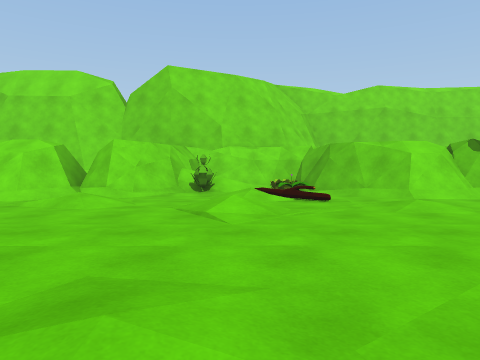
View 1 (above)

18 first-person views from a walk through a 3-D level made in the Unity game engine. The camera is 1.2 m above the floor, tilts 2° down and sees 70° across. The floor is counted in squares, 2 m on a side. Each view is taken from the middle of a square. On the plan, view 1 faces up. The plan holds only what a view shows up to about 10 squares ahead; the rest is blank. The place goes on beyond the plan.

View 2
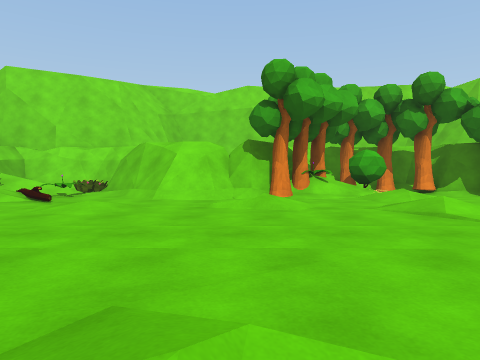

View 3
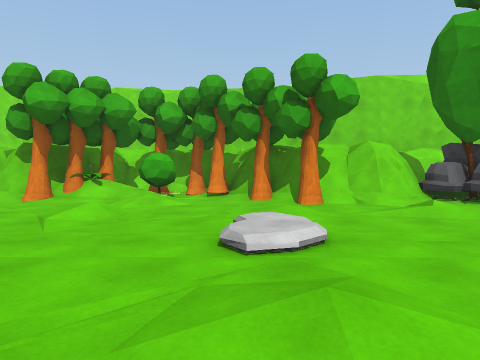

View 4
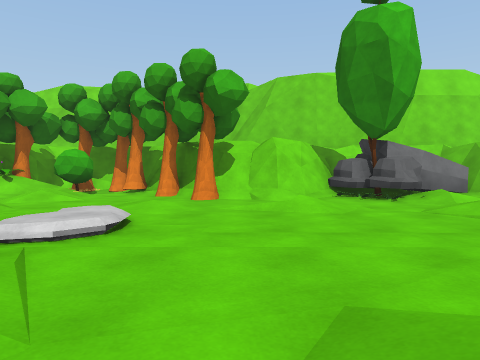

View 5
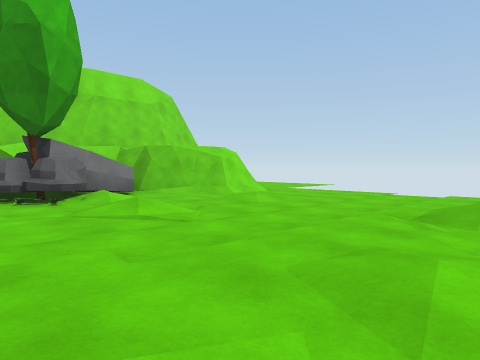

View 6
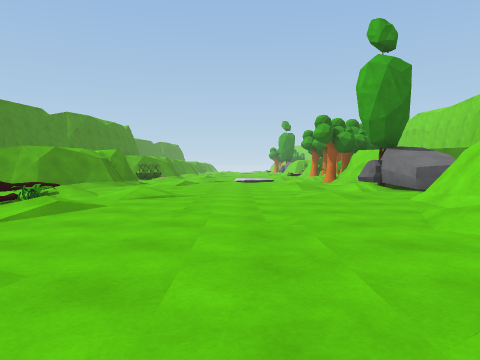

View 7
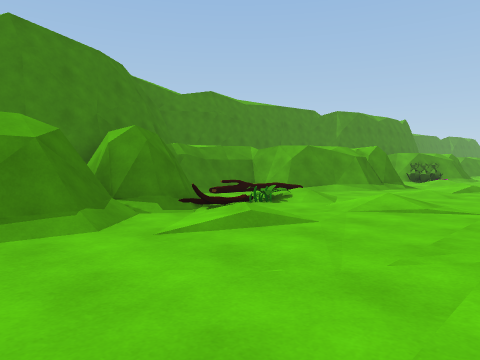

View 8
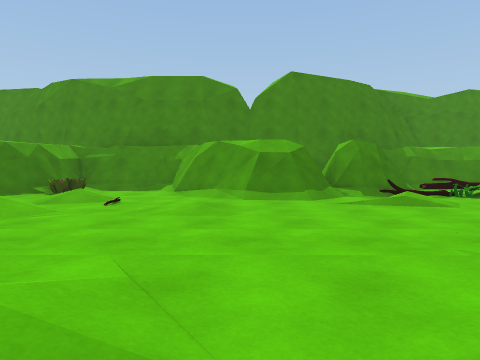

View 9
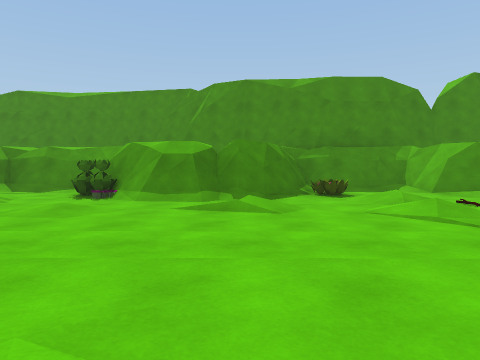

View 10
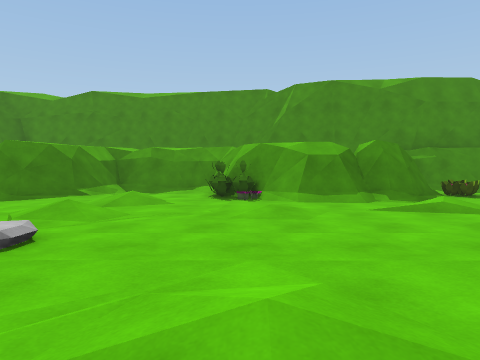

View 11
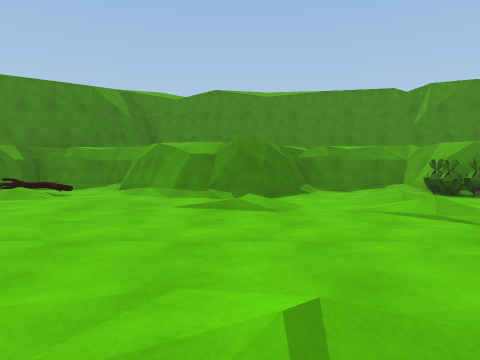

View 12
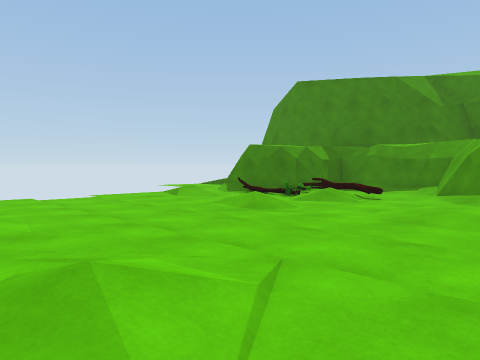

View 13
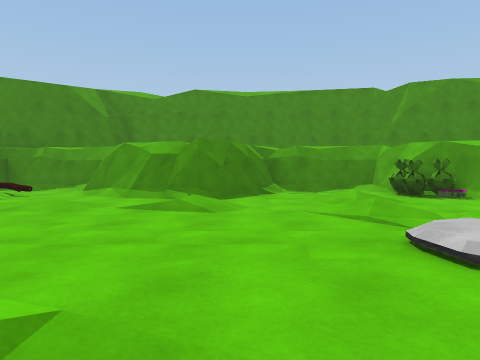

View 14
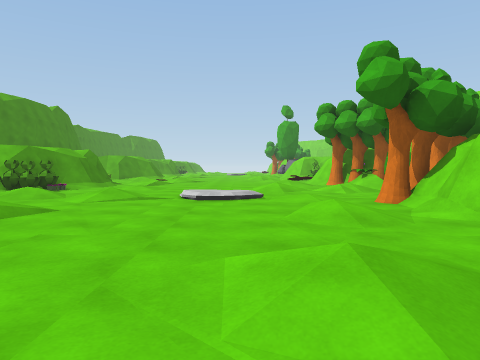

View 15
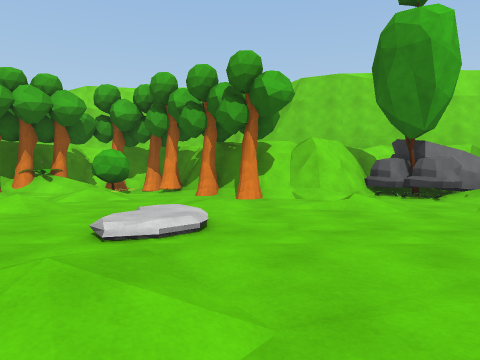

View 16
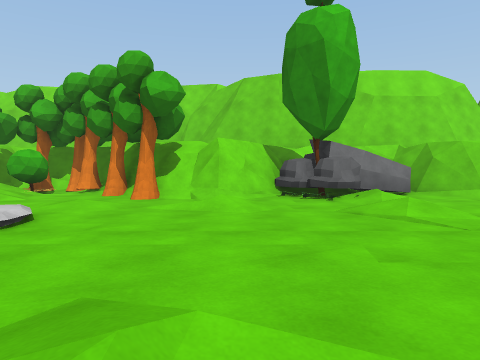

View 17
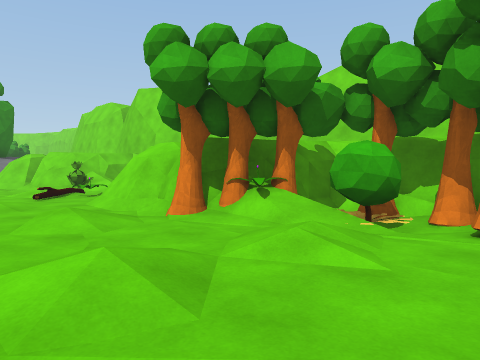

View 18
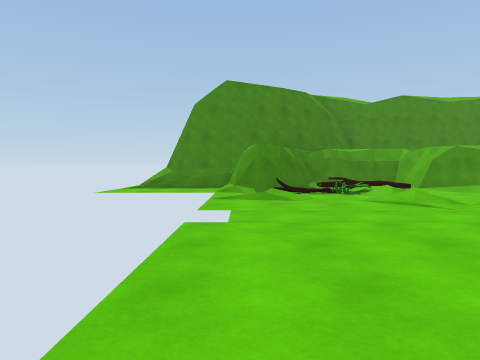

### Floor plan
Key: @ floor where view 1 was taken; # wall or solid block; . main floor; : floor 0.25 m higher than the main floor; / step, stairs or slope; O other object.
Columns run from 17 left of view 1 to 21 right of it. Each row starts with its distance up from view 1.
 10 ####           #####    ####
  9 .OO#  ######   #//O#  ###OO#   #####
  8 OO/####OOO######O..####OOOO#####OOO##
  7 .:.OO##.OO.###//.:O./#/OO:.OO##/OO./##.
  6  ................................/.....
  5  /..../.:..:.....:.......:..:.:....:...
  4 ...:....:..................:...........
  3 ...:.......................:...........
  2 .......................................
  1 .../../....:......./../..../../....:...
  0 ...:.........:...@./......./.........:.
 -1 #O.:./##..OOOO/##..:..###O.:..##...O O.
 -2 ##../####..O######..O#####O..####..O###
 -3  ##/:#  ##..##   ##./#   ##./#  ## .##
 -4   ####   ####     ####    ####   ####

Where each view was taken, in squares from view 1:
view 1: 0 up, 0 right, facing up
view 2: 0 up, 5 right, facing up
view 3: 0 up, 10 right, facing up
view 4: 0 up, 12 right, facing up
view 5: 0 up, 13 right, facing up-right
view 6: 3 up, 1 right, facing left
view 7: 3 up, 1 left, facing down-left
view 8: 6 up, 1 left, facing down
view 9: 6 up, 5 right, facing down
view 10: 6 up, 8 right, facing down
view 11: 6 up, 13 right, facing down
view 12: 5 up, 14 right, facing down-right
view 13: 6 up, 12 left, facing down
view 14: 4 up, 7 left, facing left
view 15: 0 up, 13 left, facing up
view 16: 0 up, 11 left, facing up
view 17: 4 up, 10 right, facing up-left
view 18: 7 up, 21 right, facing down
